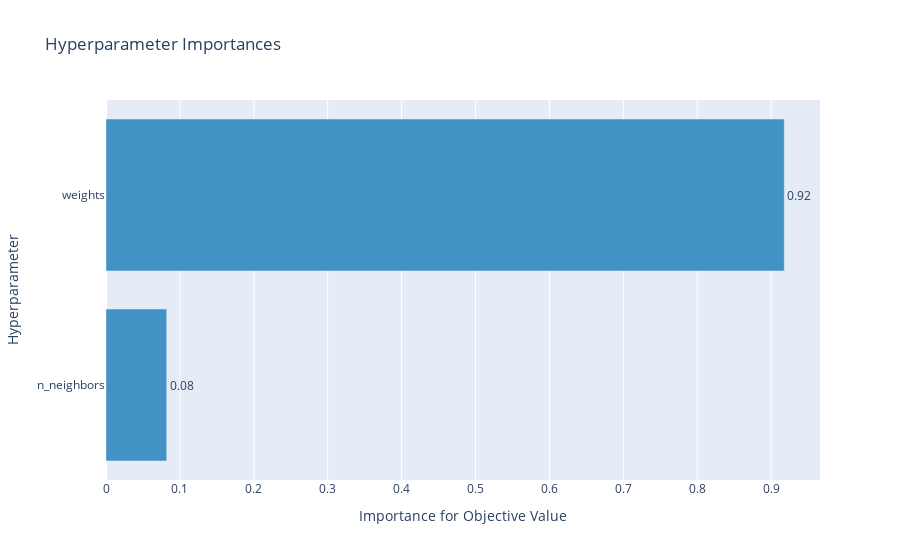

Notebook cell for this chart:
### Code cell
optuna.visualization.plot_param_importances(knn_study)

### Figure 1 — Plotly figure (JSON) as saved in the notebook; plotly's stock layout.template omitted (floating-point values rounded to 4 significant figures)
{"data": [{"cliponaxis": false, "hovertemplate": ["n_neighbors (IntUniformDistribution): 0.08213298963722387<extra></extra>", "weights (CategoricalDistribution): 0.9178670103627761<extra></extra>"], "marker": {"color": "rgb(66,146,198)"}, "orientation": "h", "text": ["0.08213298963722387", "0.9178670103627761"], "textposition": "outside", "texttemplate": "%{text:.2f}", "x": [0.08213, 0.9179], "y": ["n_neighbors", "weights"], "type": "bar"}], "layout": {"showlegend": false, "title": {"text": "Hyperparameter Importances"}, "xaxis": {"title": {"text": "Importance for Objective Value"}}, "yaxis": {"title": {"text": "Hyperparameter"}}}}
